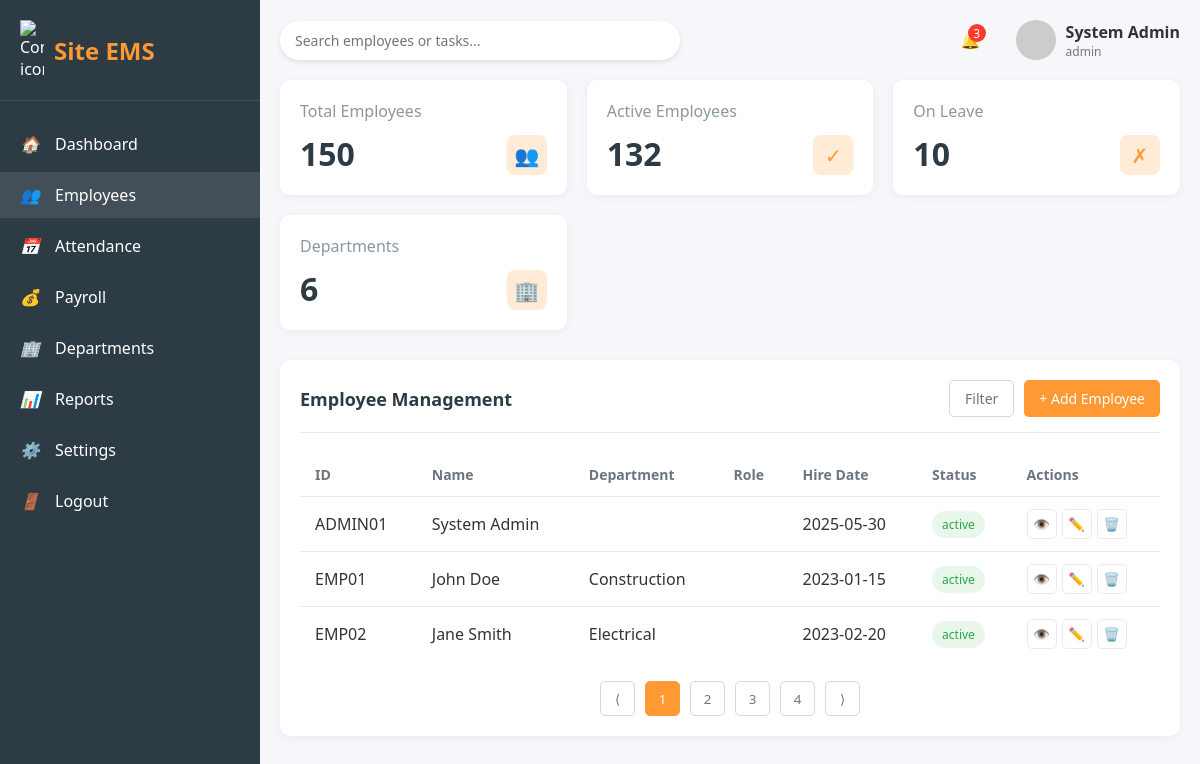
/Employee.php (signed in), run on the app's committed database.
### tables this page shows
CREATE TABLE `employees` (
  `employee_id` varchar(10) NOT NULL,
  `first_name` varchar(50) NOT NULL,
  `last_name` varchar(50) NOT NULL,
  `email` varchar(100) NOT NULL UNIQUE,
  `phone` varchar(20) DEFAULT NULL,
  `department` varchar(50) DEFAULT NULL,
  `job_role` varchar(50) DEFAULT NULL,
  `hire_date` date DEFAULT NULL,
  `salary` decimal(10,2) DEFAULT NULL,
  `address` text DEFAULT NULL,
  `password_hash` varchar(255) NOT NULL,
  `status` enum('active','onLeave','inactive') DEFAULT 'active',
  `system_role` enum('admin','manager','employee') DEFAULT 'employee',
  PRIMARY KEY (`employee_id`)
);

### employee_list.php (the view, shortened to what this page needs)
<?php
$conn = new mysqli("localhost", "root", "", "ems");
$sql = "SELECT * FROM employees";
$result = $conn->query($sql);
if ($result->num_rows > 0) {
    while($row = $result->fetch_assoc()) {
        echo "<tr>
            <td>{$row['employee_id']}</td>
            <td>{$row['first_name']} {$row['last_name']}</td>
            <td>{$row['department']}</td>
            <td>{$row['role']}</td>
            <td>{$row['hire_date']}</td>
            <td><span class='status status-{$row['status']}'>{$row['status']}</span></td>
            <td>
                <div class='table-actions'>
                    <button class='action-btn view-btn'>👁️</button>
                    <button class='action-btn edit-btn'>✏️</button>
                    <button class='action-btn delete-btn'>🗑️</button>
                </div>
            </td>
        </tr>";
    }
} else {
    echo "<tr><td colspan='7'>No employees found</td></tr>";
}
?>

### Employee.php (style rules this page uses)
* { margin: 0; padding: 0; box-sizing: border-box; font-family: 'Segoe UI', Tahoma, Geneva, Verdana, sans-serif; }
body { background-color: #f5f7fa; color: #333; display: flex; min-height: 100vh; }
th, td { padding: 12px 15px; text-align: left; border-bottom: 1px solid #e9ecef; }
tr:last-child td { border-bottom: none; }
.status { padding: 5px 10px; border-radius: 20px; font-size: 12px; font-weight: 500; display: inline-block; }
.status-active { background-color: rgba(40, 167, 69, 0.1); color: #28a745; }
.table-actions { display: flex; gap: 5px; }
.action-btn { width: 30px; height: 30px; display: flex; align-items: center; justify-content: center; border-radius: 5px; border: 1px solid #e9ecef; background-color: transparent; color: #6c757d; cursor: pointer; transition: all 0.3s; }

### data on the page
employees: employee_id "ADMIN01", first_name "System", last_name "Admin", hire_date "2025-05-30", status "active"
employees: employee_id "EMP01", first_name "John", last_name "Doe", department "Construction", hire_date "2023-01-15", status "active"
employees: employee_id "EMP02", first_name "Jane", last_name "Smith", department "Electrical", hire_date "2023-02-20", status "active"

### other printed values
$user_name "System Admin"
$user_role "admin"
